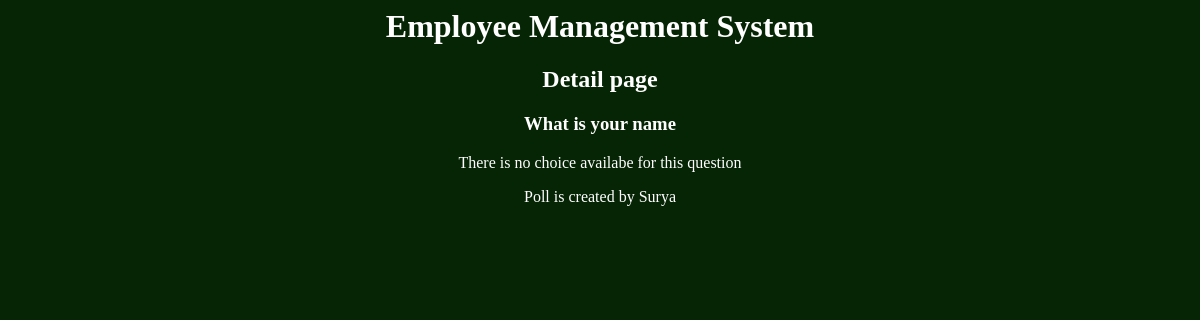
Before: /polls/3/details with the older database file.
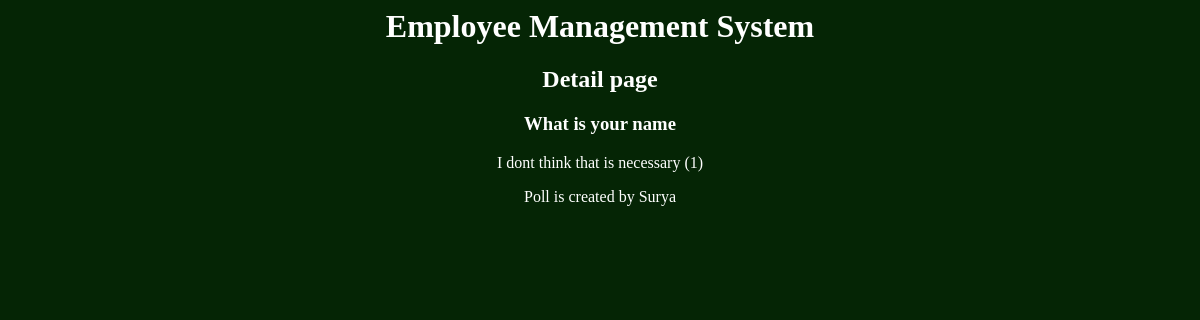
After: the same page with the newer database file.
### poll/models.py (models this page shows, shortened)
class Choice(models.Model):
    question = models.ForeignKey('poll.Question', on_delete=models.CASCADE)
    text = models.TextField(null=True, blank=True)
    created_at = models.DateTimeField(auto_now_add=True)
    updated_at = models.DateTimeField(auto_now=True)
    @property
    def votes(self):
        return self.answer_set.count

### poll/views.py (the view)
# urls.py: path('<int:id>/details', details, name='polls_details'),
def details(request, id=None):
    context = {}
    try:
        question = Question.objects.get(id=id)
    except:
        raise Http404
    context['question'] = question
    return render(request, 'polls/details.html', context)

### poll/models.py (called while the page is built)
    @property
    def choices(self):
        return self.choice_set.all()

### templates/polls/details.html
{% extends 'base.html' %}
{% block content %}
    <h2>Detail page</h2>
    <h3>{{question.title}}</h3>
    {% for choice in question.choices %}
        <p>{{choice.text}} ({{choice.votes}})</p>
    {% empty %}
    <p>There is no choice availabe for this question</p>
    {% endfor %}
    <p>Poll is created by {{question.created_by.first_name}}</p>
{% endblock content %}

Changed rows visible on the page:
added Choice: text "I dont think that is necessary", votes "1"
Other visible differences:
text no longer shown: "There is no choice availabe for this question"
